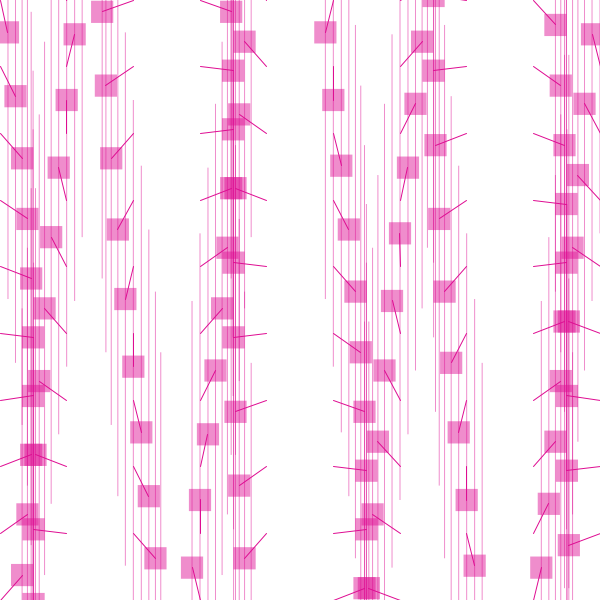
Frame 1 (no input)
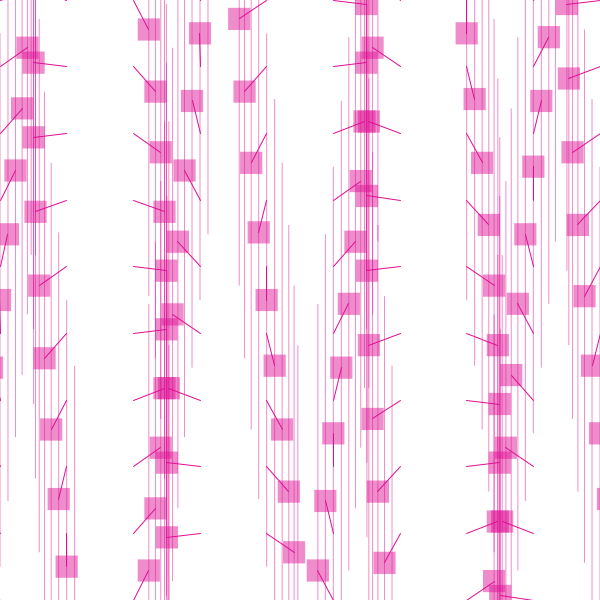
Frame 60 (the mouse pressed at the canvas centre just before this capture)
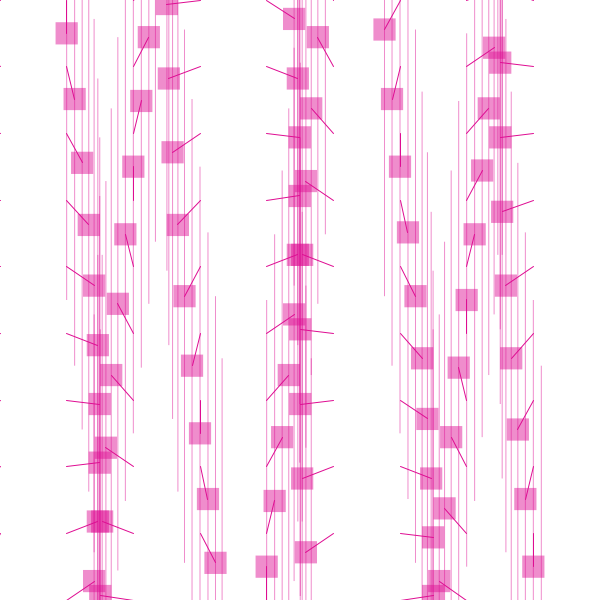
Frame 120 (the mouse held since frame 60 and released just before this capture)

The Processing sketch that drew these frames (run headless with seeded random() and noise(); from frame 60 on, the mouse is pressed at the canvas centre):

// Processing sketch: processing_151527
// ── processing_151527.pde

/*
 * Creative Coding
 * Week 2, 05 - Moving Patterns 1
 * by Indae Hwang and Jon McCormack
 * Edited by Jessica Fenlon to meet the challenge
 * 
 */

// variable used to store the current frame rate value
int frame_rate_value;

void setup() {
  size(600, 600);

  frame_rate_value = 13;
  frameRate(frame_rate_value);
  rectMode(CENTER);
  background(255);
}


void draw() {

  background(255);

 int num = 10;
  int margin = 0;
  float gutter = 0; //distance between each cell
  float cellsize = ( width - (2 * margin) - gutter * (num - 1) ) / (num - 1);

  int circleNumber = 0; // counter
  for (int i=0; i<num; i++) {
    for (int j=0; j<num; j++) {
      circleNumber = (i * num) + j; // different way to calculate the circle number from w2_04

      float tx = margin + cellsize * i + gutter * i;
      float ty = margin + cellsize * j + gutter * j;

      movingCircle(tx, ty, cellsize, circleNumber);
    }
  }
 } //end of draw 


void movingCircle(float x, float y, float size, int circleNum) {

  float finalAngle;
  finalAngle = frameCount + circleNum;

  //the rotating angle for each tempX and tempY postion is affected by frameRate and angle;  
  float tempX = x + (size / 2) * sin(PI / frame_rate_value * finalAngle);
  float tempY = y + (size / 2) * cos(PI / frame_rate_value * finalAngle);

 noStroke();
  fill(222,13, 146, 120);
  rect(tempX, tempY, size/3, size/3);
  rect(tempX, tempY, 1, size*8);
  stroke(0);
  noFill();
  stroke(222,13, 146);
  line(x, y, tempX, tempY);
}


/*
 * keyReleased function
 *
 * called automatically by Processing when a keyboard key is released
 */
void keyReleased() {

  // right arrow -- increase frame_rate_value
  if (keyCode == RIGHT && frame_rate_value < 60) {
    frame_rate_value++;
  }

  // left arrow -- decrease frame_rate_value
  if ( keyCode == LEFT && frame_rate_value > 1) {
    frame_rate_value--;
  }

  // set the frameRate and print current value on the screen
  frameRate(frame_rate_value);
  println("Current frame Rate is: " + frame_rate_value);
}
